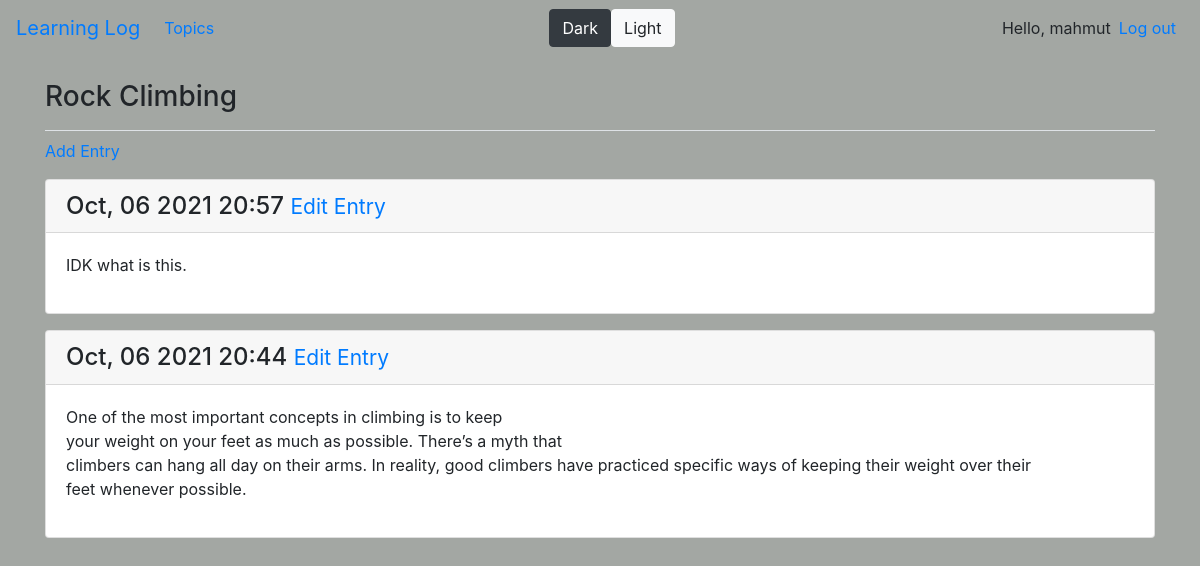
The page /topics/2/ (signed in) on the database its author committed.
### learning_logs/models.py (models this page shows, shortened)
class Topic(models.Model):
    text = models.CharField(max_length=200)
    date_added = models.DateTimeField(auto_now_add=True)
    owner = models.ForeignKey(User, on_delete=models.CASCADE)
    public = models.BooleanField(default=True)
    def __str__(self):
        return self.text.title()

class Entry(models.Model):
    topic = models.ForeignKey(Topic, on_delete=models.CASCADE)
    text = models.TextField()
    date_added = models.DateTimeField(auto_now_add=True)
    public = models.BooleanField(default=True)
    class Meta:
        verbose_name_plural = 'entries'

### learning_logs/views.py (the view)
# urls.py: path('topics/<int:topic_id>/', views.topic, name="topic"),
def topic(request, topic_id):
    topic = get_object_or_404(Topic, id=topic_id)
    if topic.owner != request.user:
        raise Http404
    entries = topic.entry_set.order_by("-date_added")
    context = {'topic': topic, 'entries': entries}
    return render(request, 'learning_logs/topic.html', context)

### learning_logs/templates/learning_logs/topic.html
{% extends 'learning_logs/base.html' %}
{% load humanize %}
{% block page_header %}
    <h3>{{topic}}</h3>
{% endblock page_header %}
{% block content %}
    <p>
        <a href="{% url 'learning_logs:new_entry' topic.id %}">Add Entry  </a>
    </p>
    {% for entry in entries %}
        <div class="card mb-3">
            <h4 class="card-header">
                {{ entry.date_added|date:'M, d Y H:i' }}
                <small>
                    <a href="{% url 'learning_logs:edit_entry' entry.id %}">Edit Entry</a>
                </small>
            </h4>
            <div class="card-body">
                {{entry.text|linebreaks}}
            </div>
        </div>
    {% empty %}
        <p>There are no entries for this topic yet.</p>
    {% endfor %}
{% endblock content %}

### learning_logs/templates/learning_logs/base.html (shortened to what this page needs)
{% load bootstrap4 %}
{% load static %}
<!DOCTYPE html>
<html lang="en">
<head>
    {% bootstrap_css %}
    <link id="myStyleSheet" rel="stylesheet" type="text/css" href="{% static 'learning_logs/dark.css' %}">
</head>
<body>
        <nav class="navbar navbar-expand-md mb-4 ">
        <a class="navbar-brand" href="{% url 'learning_logs:index'%}">
         Learning Log</a>
        <div class="collapse navbar-collapse" id="navbarCollapse">
            <ul class="navbar-nav mr-auto">
                <li class="nav-item">
                    <a href="{% url 'learning_logs:topics' %}" class="nav-link">Topics
                    </a>
                </li>
            </ul>
            <ul class="navbar-nav mx-auto">
            <button class="btn btn-dark" onclick="swapStyle(dark)">Dark</button>
            <button class="btn btn-light" onclick="swapStyle(light)">Light</button>
            </ul>
            <ul class="navbar-nav ml-auto">
                {% if user.is_authenticated %}
                    <li class="nav-item">
                        <span class="navbar-text">Hello, {{user.username}}</span>
                    </li>
                    <li class="nav-item">
                        <a href="{% url 'users:logout' %}" class="nav-link">Log out</a>
                    </li>
                {% endif %}
            </ul>
        </div>
    </nav>
    <main role="main" class="container">
        <div class="pb-2 mb-2 border-bottom">
            {% block page_header %}{% endblock page_header %}
        </div>
        <div>
            {% block content %}{% endblock content %}
        </div>
    </main>
</body>
</html>

### learning_logs/static/learning_logs/dark.css (style rules this page uses)
.nav-item { color: #000; }
body { background-color:rgb(15, 78, 78); color: blanchedalmond; }
nav { background-color: gray; }
h1, h2, h3, h4, h5, h6 { color: blanchedalmond; }
.card-body { color: blanchedalmond; }
a { color: blanchedalmond; }

### learning_logs/static/learning_logs/light.css (style rules this page uses)
body { background-color: rgb(163, 167, 163); }

### rows shown on the page
Topic: text "Rock Climbing"
Entry: date_added "Oct, 06 2021 20:57", text "IDK what is this."
Entry: date_added "Oct, 06 2021 20:44", text "One of the most important concepts in climbing is to keep your weight on your feet as much as possible. There’s a myth that climbers can hang all day on their arms. In reality, good climb\u0002ers have practiced specific ways of keeping their weight over their feet whenever possible."

### other values the page prints
{{ user.username }} "mahmut"
